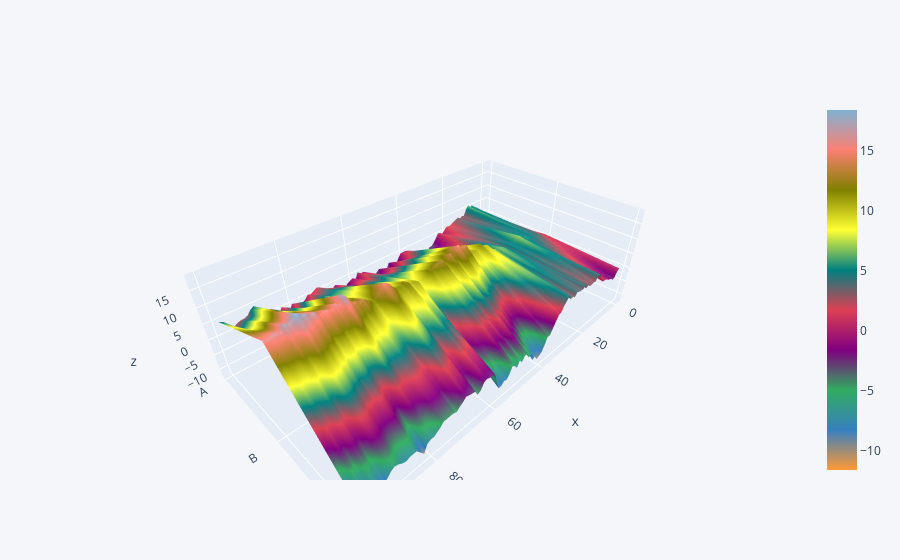

The code cell stored with this chart in its notebook:
### Markdown cell above
### 3D Plot

### Code cell
df.iplot(kind = 'surface')

### Figure 1 — Plotly figure (JSON) as saved in the notebook; plotly's stock layout.template omitted (floating-point values rounded to 4 significant figures; data arrays with more than 128 entries replaced by an {"elided": "..."} marker saying what was removed)
{"data": [{"colorscale": [[0, "rgb(255, 153, 51)"], [0.1111, "rgb(55, 128, 191)"], [0.2222, "rgb(50, 171, 96)"], [0.3333, "rgb(128, 0, 128)"], [0.4444, "rgb(219, 64, 82)"], [0.5556, "rgb(0, 128, 128)"], [0.6667, "rgb(255, 255, 51)"], [0.7778, "rgb(128, 128, 0)"], [0.8889, "rgb(251, 128, 114)"], [1, "rgb(128, 177, 211)"]], "type": "surface", "x": [0, 1, 2, 3, 4, 5, 6, 7, 8, 9, 10, 11, 12, 13, 14, 15, 16, 17, 18, 19, 20, 21, 22, 23, 24, 25, 26, 27, 28, 29, 30, 31, 32, 33, 34, 35, 36, 37, 38, 39, 40, 41, 42, 43, 44, 45, 46, 47, 48, 49, 50, 51, 52, 53, 54, 55, 56, 57, 58, 59, 60, 61, 62, 63, 64, 65, 66, 67, 68, 69, 70, 71, 72, 73, 74, 75, 76, 77, 78, 79, 80, 81, 82, 83, 84, 85, 86, 87, 88, 89, 90, 91, 92, 93, 94, 95, 96, 97, 98, 99], "y": ["A", "B", "C"], "z": {"elided": "3x100 float values"}}], "layout": {"legend": {"bgcolor": "#F5F6F9", "font": {"color": "#4D5663"}}, "paper_bgcolor": "#F5F6F9", "plot_bgcolor": "#F5F6F9", "title": {"font": {"color": "#4D5663"}}, "xaxis": {"gridcolor": "#E1E5ED", "showgrid": true, "tickfont": {"color": "#4D5663"}, "title": {"font": {"color": "#4D5663"}, "text": ""}, "zerolinecolor": "#E1E5ED"}, "yaxis": {"gridcolor": "#E1E5ED", "showgrid": true, "tickfont": {"color": "#4D5663"}, "title": {"font": {"color": "#4D5663"}, "text": ""}, "zerolinecolor": "#E1E5ED"}}}
